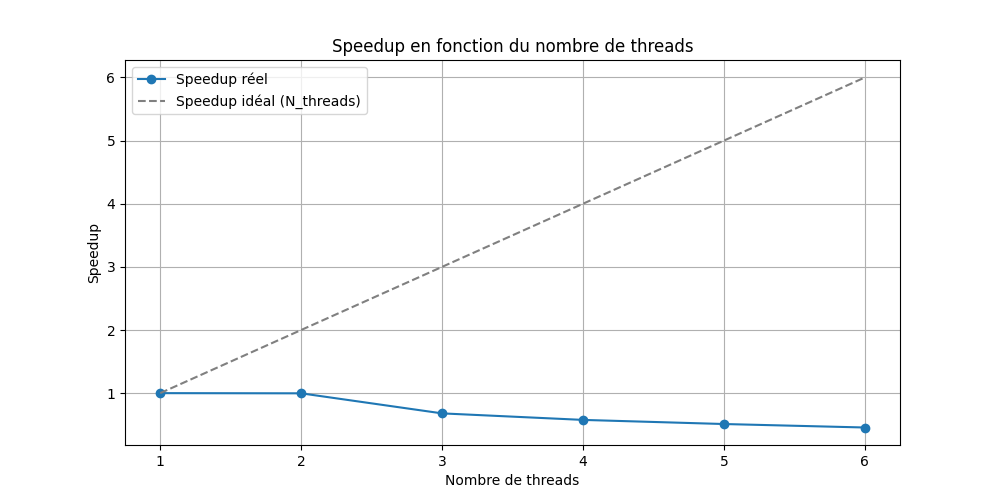

Recreate this plot in Python.
import pandas as pd
import matplotlib.pyplot as plt
import glob
import re

def compute_speedup():
    # Buscar arquivos timing_results_NUMERO.csv
    files = glob.glob("timing_results_*.csv")

    # Dicionário para armazenar os tempos totais de T_avancement
    timing_data = {}

    for file in files:
        # Extrair número de threads do nome do arquivo
        match = re.search(r"timing_results_(\d+).csv", file)
        if match:
            num_threads = int(match.group(1))
            
            # Carregar o CSV
            df = pd.read_csv(file)
            
            # Verificar se a coluna necessária existe
            if 'T_avancement' not in df.columns:
                raise ValueError(f"Le fichier {file} ne contient pas la colonne T_avancement.")
            
            # Calcular o tempo total como a soma de T_avancement
            total_time = df['T_avancement'].sum()
            timing_data[num_threads] = total_time

    # Ordenar por número de threads
    timing_data = dict(sorted(timing_data.items()))

    # Separar os valores para plotagem
    threads = list(timing_data.keys())
    times = list(timing_data.values())

    # Definir T1 (tempo total com 1 thread)
    T1 = times[0]  # O primeiro valor (threads=1)

    # Calcular speedup
    speedups = [T1 / T for T in times]

    # Plotar gráfico de speedup
    plt.figure(figsize=(10, 5))
    plt.plot(threads, speedups, marker='o', linestyle='-', label="Speedup réel")
    plt.plot(threads, threads, linestyle="dashed", color="gray", label="Speedup idéal (N_threads)")

    plt.xlabel("Nombre de threads")
    plt.ylabel("Speedup")
    plt.title("Speedup en fonction du nombre de threads")
    plt.legend()
    plt.grid(True)

    # Salvar e exibir gráfico
    plt.savefig("speedup_plot.png")
    plt.show()

    print("Données de speedup enregistrées dans 'speedup_plot.png'.")

# Executar análise de speedup
compute_speedup()
